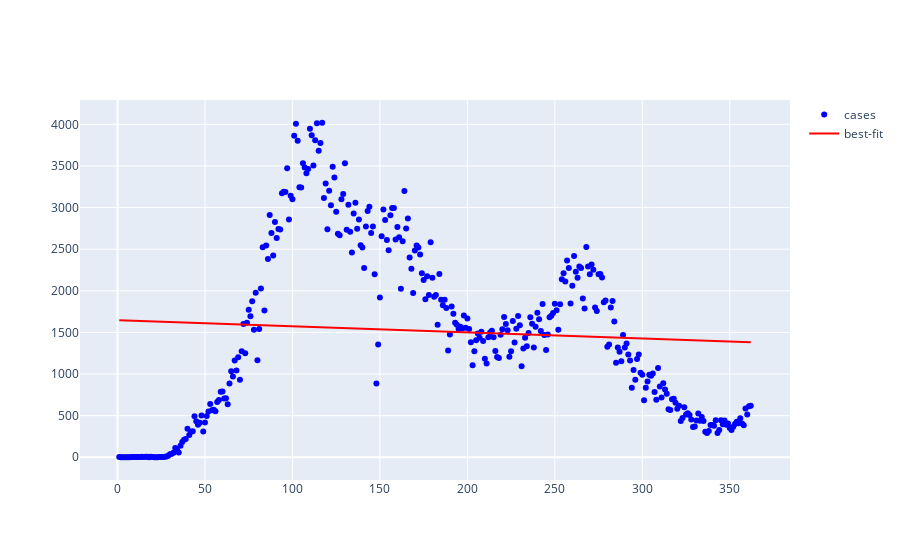

Notebook source saved alongside this figure:
### Markdown cell above
# Bangladesh

### Code cell
country = "Bangladesh"
country_dataset = world_dataset[world_dataset.location == country].fillna(0)
temp = country_dataset.loc[country_dataset[country_dataset.new_cases > 0].index[0]:].new_cases
new_cases = pd.DataFrame({"days": np.arange(1, temp.shape[0]+1), "new_cases": temp})
lr_model = smf.ols(formula='new_cases ~ days', data=new_cases).fit()
new_cases['cases_pred'] = lr_model.predict(new_cases.days)
fig = go.Figure()
fig.add_trace(
    go.Scatter(x=new_cases['days'], y=new_cases['new_cases'], mode='markers', name='cases', marker=dict(color='blue')),
)
fig.add_trace(
    go.Scatter(x=new_cases['days'], y=new_cases['cases_pred'], mode='lines', marker=dict(size=10), name='best-fit',
              line=dict(color='red'))
)

### Figure 1 — Plotly figure (JSON) as saved in the notebook; plotly's stock layout.template omitted (floating-point values rounded to 4 significant figures; data arrays with more than 128 entries replaced by an {"elided": "..."} marker saying what was removed)
{"data": [{"marker": {"color": "blue"}, "mode": "markers", "name": "cases", "type": "scatter", "x": {"elided": "362 int values"}, "y": {"elided": "362 int values"}}, {"line": {"color": "red"}, "marker": {"size": 10}, "mode": "lines", "name": "best-fit", "type": "scatter", "x": {"elided": "362 int values"}, "y": {"elided": "362 float values"}}], "layout": {}}
